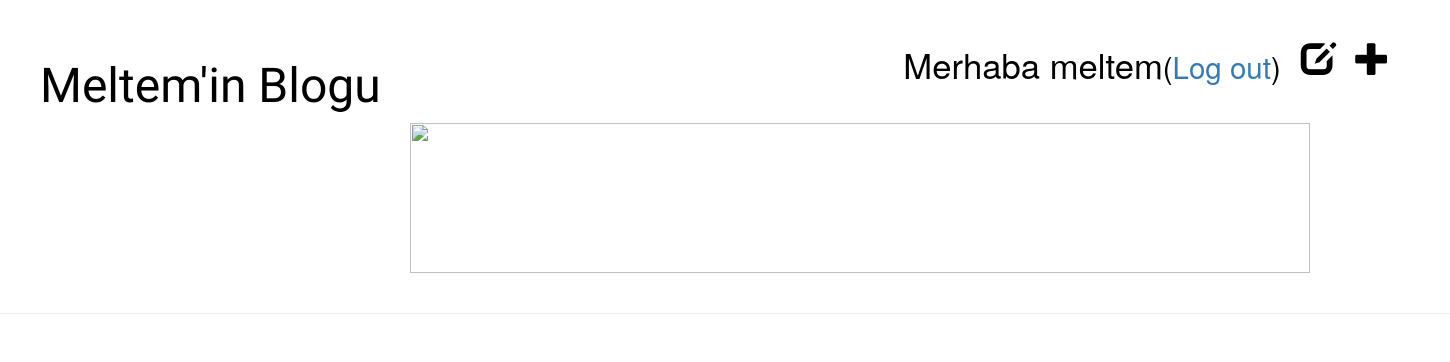
Before: /drafts/ (signed in) with the older database file.
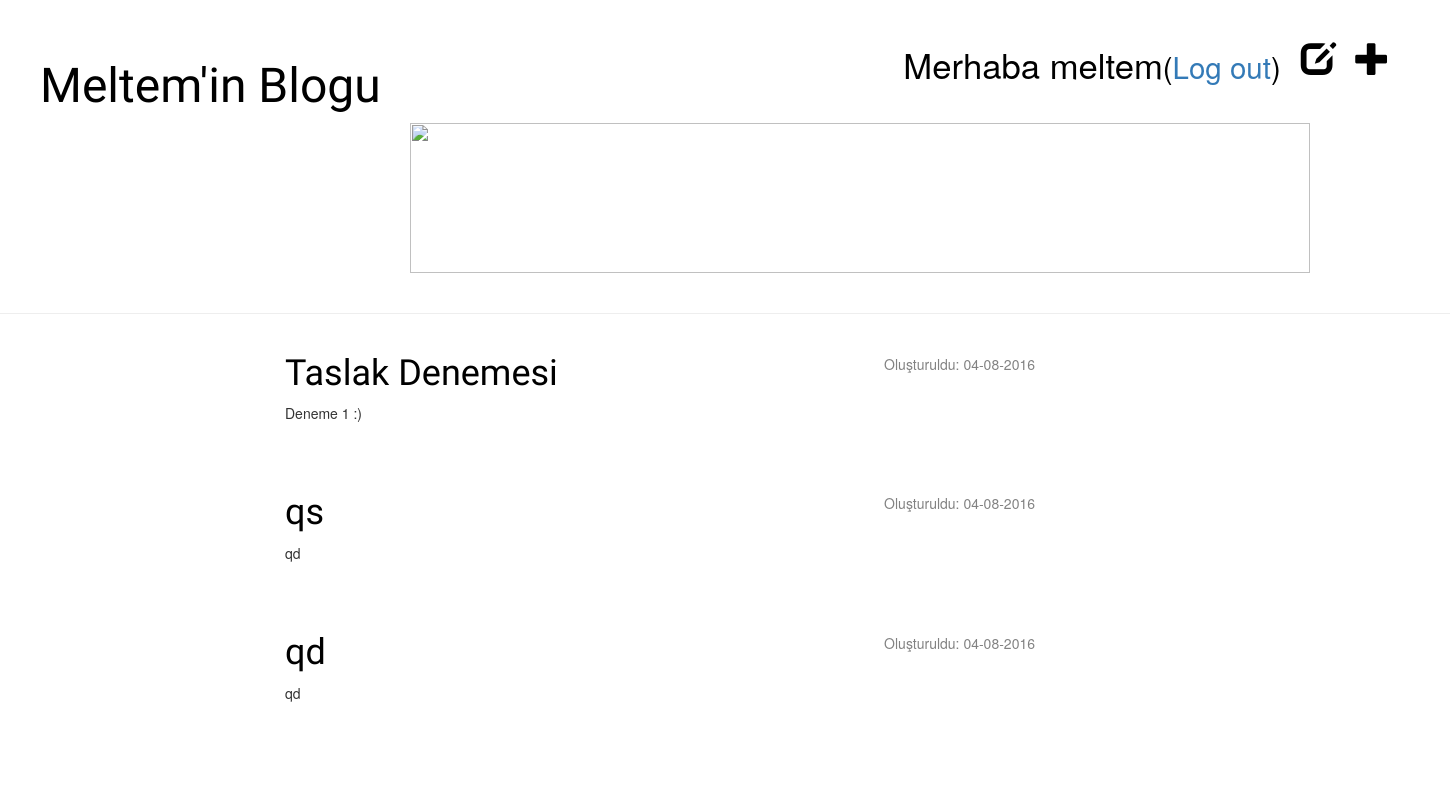
After: the same page with the newer database file.
### blog/models.py (models this page shows, shortened)
class Post(models.Model):
    yazar = models.ForeignKey('auth.User')
    baslik = models.CharField(max_length=200)
    yazi = models.TextField()
    yaratilis_tarihi = models.DateTimeField(
            default=timezone.now)
    yayinlanma_tarihi = models.DateTimeField(
            blank=True, null=True)

### blog/views.py (the view)
# urls.py: url(r'^drafts/$', views.post_draft_list, name='post_draft_list'),
@login_required
def post_draft_list(request):
    posts = Post.objects.filter(yayinlanma_tarihi__isnull=True).order_by('yaratilis_tarihi')
    return render(request, 'blog/post_draft_list.html', {'posts': posts})

### blog/templates/blog/post_draft_list.html
{% extends 'blog/base.html' %}
{% block content %}
    {% for post in posts %}
        <div class="post">
            <p class="date">Oluşturuldu: {{ post.yaratilis_tarihi|date:'d-m-Y' }}</p>
            <h1><a href="{% url 'blog.views.post_detail' pk=post.pk %}">{{ post.baslik }}</a></h1>
            <p>{{ post.yazi|truncatechars:200 }}</p>
        </div>
    {% endfor %}
{% endblock %}

### blog/templates/blog/base.html (shortened to what this page needs)
{% load staticfiles %}
<html>
     <head>
		<link rel="stylesheet" href="//maxcdn.bootstrapcdn.com/bootstrap/3.2.0/css/bootstrap.min.css">
		<link rel="stylesheet" href="//maxcdn.bootstrapcdn.com/bootstrap/3.2.0/css/bootstrap-theme.min.css">
		<link rel="stylesheet" href="{% static 'css/blog.css' %}">
    </head>
    <body>
        <div class="page-header">
    		{% if user.is_authenticated %}
    		<a href="{% url 'post_new' %}" class="top-menu"><span class="glyphicon glyphicon-plus"></span></a>
            <a href="{% url 'post_draft_list' %}" class="top-menu"><span class="glyphicon glyphicon-edit"></span></a>
            <p class="top-menu">Merhaba {{ user.username }}<small>(<a href="{% url 'logout' %}">Log out</a>)</small></p>
            {% else %}
            <a href="{% url 'login' %}" class="top-menu"><span class="glyphicon glyphicon-lock"></span></a>
            {% endif %}
            <h1><a href="/">Meltem'in Blogu</a></h1>
            <img src="http://2.bp.blogspot.com/-R97jzYoL7Z8/T3SWTvskGRI/AAAAAAAAAjc/_R1KFtHUpZI/s1600/1081.jpg">
        </div>
        <div class="content container">
            <div class="row">
                <div class="col-md-8">
                {% block content %}
                {% endblock %}
                </div>
            </div>
        </div>
    </body>
</html>

Changed rows visible on the page:
added Post: yaratilis_tarihi "04-08-2016", baslik "Taslak Denemesi", yazi "Deneme 1 :)"
added Post: yaratilis_tarihi "04-08-2016", baslik "qs", yazi "qd"
added Post: yaratilis_tarihi "04-08-2016", baslik "qd", yazi "qd"
